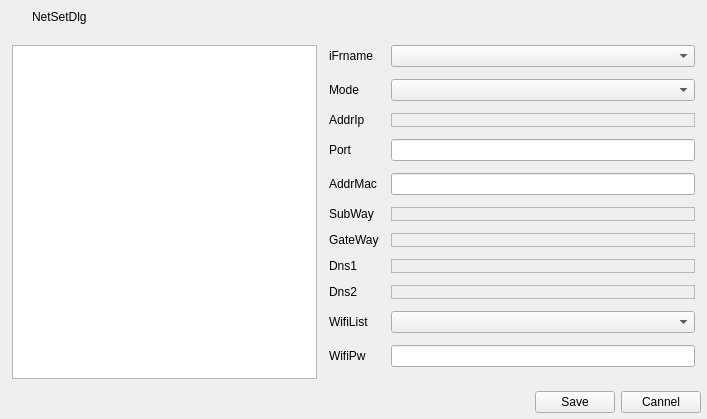
<?xml version="1.0" encoding="UTF-8"?>
<ui version="4.0">
 <class>DlgNetSet</class>
 <widget class="QDialog" name="DlgNetSet">
  <property name="geometry">
   <rect>
    <x>0</x>
    <y>0</y>
    <width>707</width>
    <height>414</height>
   </rect>
  </property>
  <property name="windowTitle">
   <string>Dialog</string>
  </property>
  <layout class="QGridLayout" name="gridLayout_3">
   <property name="leftMargin">
    <number>0</number>
   </property>
   <property name="topMargin">
    <number>0</number>
   </property>
   <property name="rightMargin">
    <number>0</number>
   </property>
   <property name="bottomMargin">
    <number>0</number>
   </property>
   <item row="0" column="0">
    <widget class="QWidget" name="WidGetTitle" native="true">
     <property name="enabled">
      <bool>true</bool>
     </property>
     <property name="sizePolicy">
      <sizepolicy hsizetype="Preferred" vsizetype="Fixed">
       <horstretch>0</horstretch>
       <verstretch>0</verstretch>
      </sizepolicy>
     </property>
     <property name="minimumSize">
      <size>
       <width>0</width>
       <height>33</height>
      </size>
     </property>
     <property name="maximumSize">
      <size>
       <width>16777215</width>
       <height>33</height>
      </size>
     </property>
     <layout class="QGridLayout" name="gridLayout_2">
      <property name="leftMargin">
       <number>0</number>
      </property>
      <property name="topMargin">
       <number>0</number>
      </property>
      <property name="rightMargin">
       <number>0</number>
      </property>
      <property name="bottomMargin">
       <number>0</number>
      </property>
      <property name="spacing">
       <number>0</number>
      </property>
      <item row="0" column="3">
       <widget class="QWidget" name="MenuWidget" native="true">
        <property name="sizePolicy">
         <sizepolicy hsizetype="Minimum" vsizetype="Preferred">
          <horstretch>0</horstretch>
          <verstretch>0</verstretch>
         </sizepolicy>
        </property>
        <property name="minimumSize">
         <size>
          <width>128</width>
          <height>33</height>
         </size>
        </property>
        <property name="maximumSize">
         <size>
          <width>128</width>
          <height>33</height>
         </size>
        </property>
        <widget class="QPushButton" name="BtnMenu">
         <property name="geometry">
          <rect>
           <x>0</x>
           <y>0</y>
           <width>32</width>
           <height>33</height>
          </rect>
         </property>
         <property name="sizePolicy">
          <sizepolicy hsizetype="Minimum" vsizetype="Expanding">
           <horstretch>0</horstretch>
           <verstretch>0</verstretch>
          </sizepolicy>
         </property>
         <property name="minimumSize">
          <size>
           <width>31</width>
           <height>0</height>
          </size>
         </property>
         <property name="focusPolicy">
          <enum>Qt::NoFocus</enum>
         </property>
         <property name="toolTip">
          <string>Menu</string>
         </property>
         <property name="text">
          <string/>
         </property>
         <property name="autoDefault">
          <bool>true</bool>
         </property>
         <property name="flat">
          <bool>true</bool>
         </property>
        </widget>
        <widget class="QPushButton" name="BtnMin">
         <property name="geometry">
          <rect>
           <x>32</x>
           <y>0</y>
           <width>32</width>
           <height>33</height>
          </rect>
         </property>
         <property name="sizePolicy">
          <sizepolicy hsizetype="Minimum" vsizetype="Expanding">
           <horstretch>0</horstretch>
           <verstretch>0</verstretch>
          </sizepolicy>
         </property>
         <property name="minimumSize">
          <size>
           <width>31</width>
           <height>0</height>
          </size>
         </property>
         <property name="text">
          <string/>
         </property>
         <property name="autoDefault">
          <bool>true</bool>
         </property>
         <property name="flat">
          <bool>true</bool>
         </property>
        </widget>
        <widget class="QPushButton" name="BtnMax">
         <property name="geometry">
          <rect>
           <x>64</x>
           <y>0</y>
           <width>32</width>
           <height>33</height>
          </rect>
         </property>
         <property name="sizePolicy">
          <sizepolicy hsizetype="Minimum" vsizetype="Expanding">
           <horstretch>0</horstretch>
           <verstretch>0</verstretch>
          </sizepolicy>
         </property>
         <property name="text">
          <string/>
         </property>
         <property name="autoDefault">
          <bool>true</bool>
         </property>
         <property name="flat">
          <bool>true</bool>
         </property>
        </widget>
        <widget class="QPushButton" name="BtnClose">
         <property name="geometry">
          <rect>
           <x>96</x>
           <y>0</y>
           <width>40</width>
           <height>33</height>
          </rect>
         </property>
         <property name="text">
          <string/>
         </property>
         <property name="autoDefault">
          <bool>true</bool>
         </property>
         <property name="flat">
          <bool>true</bool>
         </property>
        </widget>
       </widget>
      </item>
      <item row="0" column="0">
       <widget class="QLabel" name="LabIco">
        <property name="minimumSize">
         <size>
          <width>32</width>
          <height>33</height>
         </size>
        </property>
        <property name="maximumSize">
         <size>
          <width>32</width>
          <height>33</height>
         </size>
        </property>
        <property name="text">
         <string/>
        </property>
       </widget>
      </item>
      <item row="0" column="2">
       <widget class="QLabel" name="LabTitle">
        <property name="minimumSize">
         <size>
          <width>0</width>
          <height>33</height>
         </size>
        </property>
        <property name="maximumSize">
         <size>
          <width>16777215</width>
          <height>33</height>
         </size>
        </property>
        <property name="text">
         <string>NetSetDlg</string>
        </property>
       </widget>
      </item>
     </layout>
    </widget>
   </item>
   <item row="1" column="0">
    <layout class="QVBoxLayout" name="verticalLayout">
     <property name="leftMargin">
      <number>6</number>
     </property>
     <property name="rightMargin">
      <number>6</number>
     </property>
     <property name="bottomMargin">
      <number>6</number>
     </property>
     <item>
      <layout class="QGridLayout" name="gridLayout">
       <property name="leftMargin">
        <number>6</number>
       </property>
       <property name="topMargin">
        <number>6</number>
       </property>
       <property name="rightMargin">
        <number>6</number>
       </property>
       <property name="bottomMargin">
        <number>6</number>
       </property>
       <property name="spacing">
        <number>12</number>
       </property>
       <item row="2" column="2">
        <widget class="QLabel" name="LabAddrIp">
         <property name="text">
          <string>AddrIp</string>
         </property>
        </widget>
       </item>
       <item row="3" column="2">
        <widget class="QLabel" name="LabPort">
         <property name="text">
          <string>Port</string>
         </property>
        </widget>
       </item>
       <item row="6" column="2">
        <widget class="QLabel" name="LabGateWay">
         <property name="text">
          <string>GateWay</string>
         </property>
        </widget>
       </item>
       <item row="5" column="2">
        <widget class="QLabel" name="LabSubWay">
         <property name="text">
          <string>SubWay</string>
         </property>
        </widget>
       </item>
       <item row="0" column="2">
        <widget class="QLabel" name="LabiFrname">
         <property name="text">
          <string>iFrname</string>
         </property>
        </widget>
       </item>
       <item row="5" column="3">
        <widget class="IpAddrEdit" name="LiEditSubWay">
         <property name="frameShape">
          <enum>QFrame::StyledPanel</enum>
         </property>
         <property name="frameShadow">
          <enum>QFrame::Raised</enum>
         </property>
        </widget>
       </item>
       <item row="1" column="3">
        <widget class="QComboBox" name="CBoxGetMode"/>
       </item>
       <item row="0" column="3">
        <widget class="QComboBox" name="CBoxiFrname"/>
       </item>
       <item row="3" column="3">
        <widget class="QLineEdit" name="LiEditPort"/>
       </item>
       <item row="4" column="3">
        <widget class="QLineEdit" name="LiEditAddrMac"/>
       </item>
       <item row="1" column="2">
        <widget class="QLabel" name="LabGetMode">
         <property name="text">
          <string>Mode</string>
         </property>
        </widget>
       </item>
       <item row="6" column="3">
        <widget class="IpAddrEdit" name="LiEditGateWay">
         <property name="frameShape">
          <enum>QFrame::StyledPanel</enum>
         </property>
         <property name="frameShadow">
          <enum>QFrame::Raised</enum>
         </property>
        </widget>
       </item>
       <item row="4" column="2">
        <widget class="QLabel" name="LabAddrMac">
         <property name="text">
          <string>AddrMac</string>
         </property>
        </widget>
       </item>
       <item row="2" column="3">
        <widget class="IpAddrEdit" name="LiEditAddrIp">
         <property name="frameShape">
          <enum>QFrame::StyledPanel</enum>
         </property>
         <property name="frameShadow">
          <enum>QFrame::Raised</enum>
         </property>
        </widget>
       </item>
       <item row="0" column="0" rowspan="12">
        <widget class="QTableView" name="TviewDeviceList"/>
       </item>
       <item row="7" column="2">
        <widget class="QLabel" name="LabDns1">
         <property name="text">
          <string>Dns1</string>
         </property>
        </widget>
       </item>
       <item row="9" column="2">
        <widget class="QLabel" name="LabWifiList">
         <property name="text">
          <string>WifiList</string>
         </property>
        </widget>
       </item>
       <item row="8" column="2">
        <widget class="QLabel" name="LabDns2">
         <property name="text">
          <string>Dns2</string>
         </property>
        </widget>
       </item>
       <item row="7" column="3">
        <widget class="IpAddrEdit" name="LiEditDns1">
         <property name="frameShape">
          <enum>QFrame::StyledPanel</enum>
         </property>
         <property name="frameShadow">
          <enum>QFrame::Raised</enum>
         </property>
        </widget>
       </item>
       <item row="10" column="2">
        <widget class="QLabel" name="LabWifiPasswd">
         <property name="text">
          <string>WifiPw</string>
         </property>
        </widget>
       </item>
       <item row="8" column="3">
        <widget class="IpAddrEdit" name="LiEditDns2">
         <property name="frameShape">
          <enum>QFrame::StyledPanel</enum>
         </property>
         <property name="frameShadow">
          <enum>QFrame::Raised</enum>
         </property>
        </widget>
       </item>
       <item row="9" column="3">
        <widget class="QComboBox" name="CBoxWifiList"/>
       </item>
       <item row="10" column="3">
        <widget class="QLineEdit" name="LiEditWifiPasswd"/>
       </item>
      </layout>
     </item>
     <item>
      <layout class="QHBoxLayout" name="horizontalLayout">
       <item>
        <spacer name="horizontalSpacer">
         <property name="orientation">
          <enum>Qt::Horizontal</enum>
         </property>
         <property name="sizeHint" stdset="0">
          <size>
           <width>40</width>
           <height>20</height>
          </size>
         </property>
        </spacer>
       </item>
       <item>
        <widget class="QPushButton" name="BtnSave">
         <property name="text">
          <string>Save</string>
         </property>
        </widget>
       </item>
       <item>
        <widget class="QPushButton" name="BtnCannel">
         <property name="text">
          <string>Cannel</string>
         </property>
        </widget>
       </item>
      </layout>
     </item>
    </layout>
   </item>
  </layout>
  <zorder>WidGetTitle</zorder>
  <zorder>verticalLayoutWidget</zorder>
  <zorder></zorder>
 </widget>
 <customwidgets>
  <customwidget>
   <class>IpAddrEdit</class>
   <extends>QFrame</extends>
   <header location="global">IpAddrEdit.h</header>
   <container>1</container>
  </customwidget>
 </customwidgets>
 <resources/>
 <connections/>
</ui>
